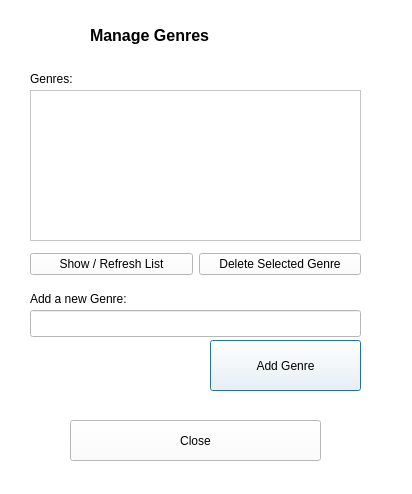
<?xml version="1.0" encoding="UTF-8"?>
<ui version="4.0">
 <class>addgenre</class>
 <widget class="QDialog" name="addgenre">
  <property name="geometry">
   <rect>
    <x>0</x>
    <y>0</y>
    <width>412</width>
    <height>494</height>
   </rect>
  </property>
  <property name="windowTitle">
   <string>Manage Genres</string>
  </property>
  <property name="styleSheet">
   <string notr="true">background-color: rgb(255, 255, 255);</string>
  </property>
  <widget class="QLabel" name="label">
   <property name="geometry">
    <rect>
     <x>30</x>
     <y>10</y>
     <width>51</width>
     <height>61</height>
    </rect>
   </property>
   <property name="text">
    <string/>
   </property>
   <property name="pixmap">
    <pixmap resource="resources.qrc">:/usr/share/icons/Mint-X/apps/48/radio.png</pixmap>
   </property>
  </widget>
  <widget class="QLabel" name="label_2">
   <property name="geometry">
    <rect>
     <x>90</x>
     <y>20</y>
     <width>161</width>
     <height>31</height>
    </rect>
   </property>
   <property name="font">
    <font>
     <pointsize>12</pointsize>
     <weight>75</weight>
     <bold>true</bold>
    </font>
   </property>
   <property name="text">
    <string>Manage Genres</string>
   </property>
  </widget>
  <widget class="QLabel" name="label_3">
   <property name="geometry">
    <rect>
     <x>30</x>
     <y>70</y>
     <width>62</width>
     <height>17</height>
    </rect>
   </property>
   <property name="text">
    <string>Genres:</string>
   </property>
  </widget>
  <widget class="QListView" name="listGenres">
   <property name="geometry">
    <rect>
     <x>30</x>
     <y>90</y>
     <width>331</width>
     <height>151</height>
    </rect>
   </property>
  </widget>
  <widget class="QPushButton" name="btAddNewGenre">
   <property name="geometry">
    <rect>
     <x>210</x>
     <y>340</y>
     <width>151</width>
     <height>51</height>
    </rect>
   </property>
   <property name="text">
    <string>Add Genre</string>
   </property>
  </widget>
  <widget class="QLabel" name="label_4">
   <property name="geometry">
    <rect>
     <x>30</x>
     <y>290</y>
     <width>221</width>
     <height>17</height>
    </rect>
   </property>
   <property name="text">
    <string>Add a new Genre:</string>
   </property>
  </widget>
  <widget class="QLineEdit" name="txtNewGenre">
   <property name="geometry">
    <rect>
     <x>30</x>
     <y>310</y>
     <width>331</width>
     <height>27</height>
    </rect>
   </property>
  </widget>
  <widget class="QPushButton" name="close">
   <property name="geometry">
    <rect>
     <x>70</x>
     <y>420</y>
     <width>251</width>
     <height>41</height>
    </rect>
   </property>
   <property name="text">
    <string>Close</string>
   </property>
  </widget>
  <widget class="QWidget" name="layoutWidget">
   <property name="geometry">
    <rect>
     <x>30</x>
     <y>250</y>
     <width>331</width>
     <height>29</height>
    </rect>
   </property>
   <layout class="QGridLayout" name="gridLayout">
    <item row="0" column="0">
     <widget class="QPushButton" name="btShowGenre">
      <property name="text">
       <string>Show / Refresh List</string>
      </property>
     </widget>
    </item>
    <item row="0" column="1">
     <widget class="QPushButton" name="btDelGenre">
      <property name="text">
       <string>Delete Selected Genre</string>
      </property>
     </widget>
    </item>
   </layout>
  </widget>
 </widget>
 <resources>
  <include location="resources.qrc"/>
 </resources>
 <connections/>
</ui>
